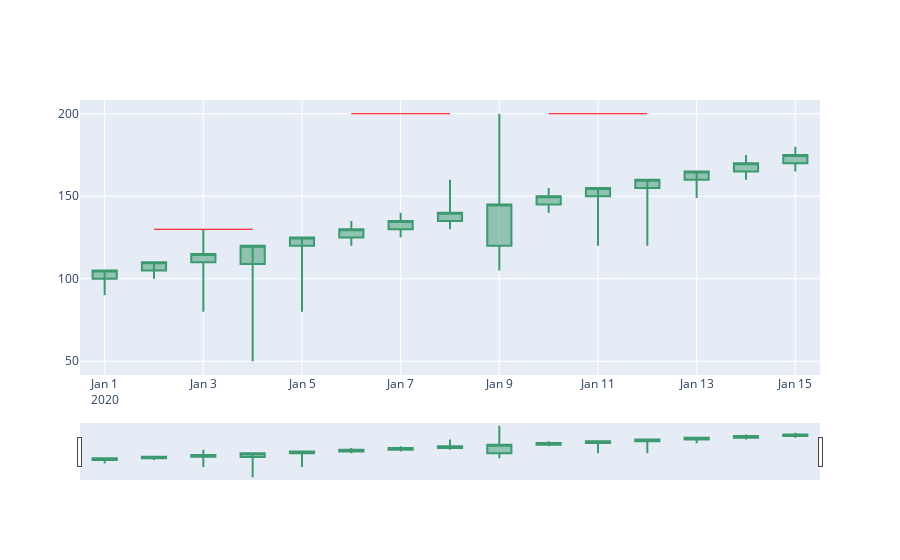

Write notebook code for a chart like this one.
### Code cell
fig = go.Figure(data=[go.Candlestick(x=df['Date'],
                open=df['Open'], high=df['High'],
                low=df['Low'], close=df['Close'])])
df["Moving_Average"] = df["Close"].rolling(3).mean()
show_resistance(df,fig,2)
fig.show()

### Figure 1 — Plotly figure (JSON) as saved in the notebook; plotly's stock layout.template omitted (floating-point values rounded to 4 significant figures)
{"data": [{"close": [105, 110, 115, 120, 125, 130, 135, 140, 145, 150, 155, 160, 165, 170, 175], "high": [90, 100, 130, 88, 80, 135, 140, 160, 200, 155, 120, 150, 149, 175, 180], "low": [90, 100, 80, 50, 90, 120, 125, 130, 105, 140, 135, 120, 155, 160, 165], "open": [100, 105, 110, 109, 120, 125, 130, 135, 120, 145, 150, 155, 160, 165, 170], "type": "candlestick", "x": ["2020-01-01", "2020-01-02", "2020-01-03", "2020-01-04", "2020-01-05", "2020-01-06", "2020-01-07", "2020-01-08", "2020-01-09", "2020-01-10", "2020-01-11", "2020-01-12", "2020-01-13", "2020-01-14", "2020-01-15"]}], "layout": {"shapes": [{"line": {"color": "red", "width": 1}, "type": "line", "x0": "2020-01-03", "x1": "2020-01-04", "y0": 130, "y1": 130}, {"line": {"color": "red", "width": 1}, "type": "line", "x0": "2020-01-03", "x1": "2020-01-02", "y0": 130, "y1": 130}, {"line": {"color": "red", "width": 1}, "type": "line", "x0": "2020-01-10", "x1": "2020-01-11", "y0": 200, "y1": 200}, {"line": {"color": "red", "width": 1}, "type": "line", "x0": "2020-01-08", "x1": "2020-01-07", "y0": 200, "y1": 200}, {"line": {"color": "red", "width": 1}, "type": "line", "x0": "2020-01-11", "x1": "2020-01-12", "y0": 200, "y1": 200}, {"line": {"color": "red", "width": 1}, "type": "line", "x0": "2020-01-07", "x1": "2020-01-06", "y0": 200, "y1": 200}]}}
